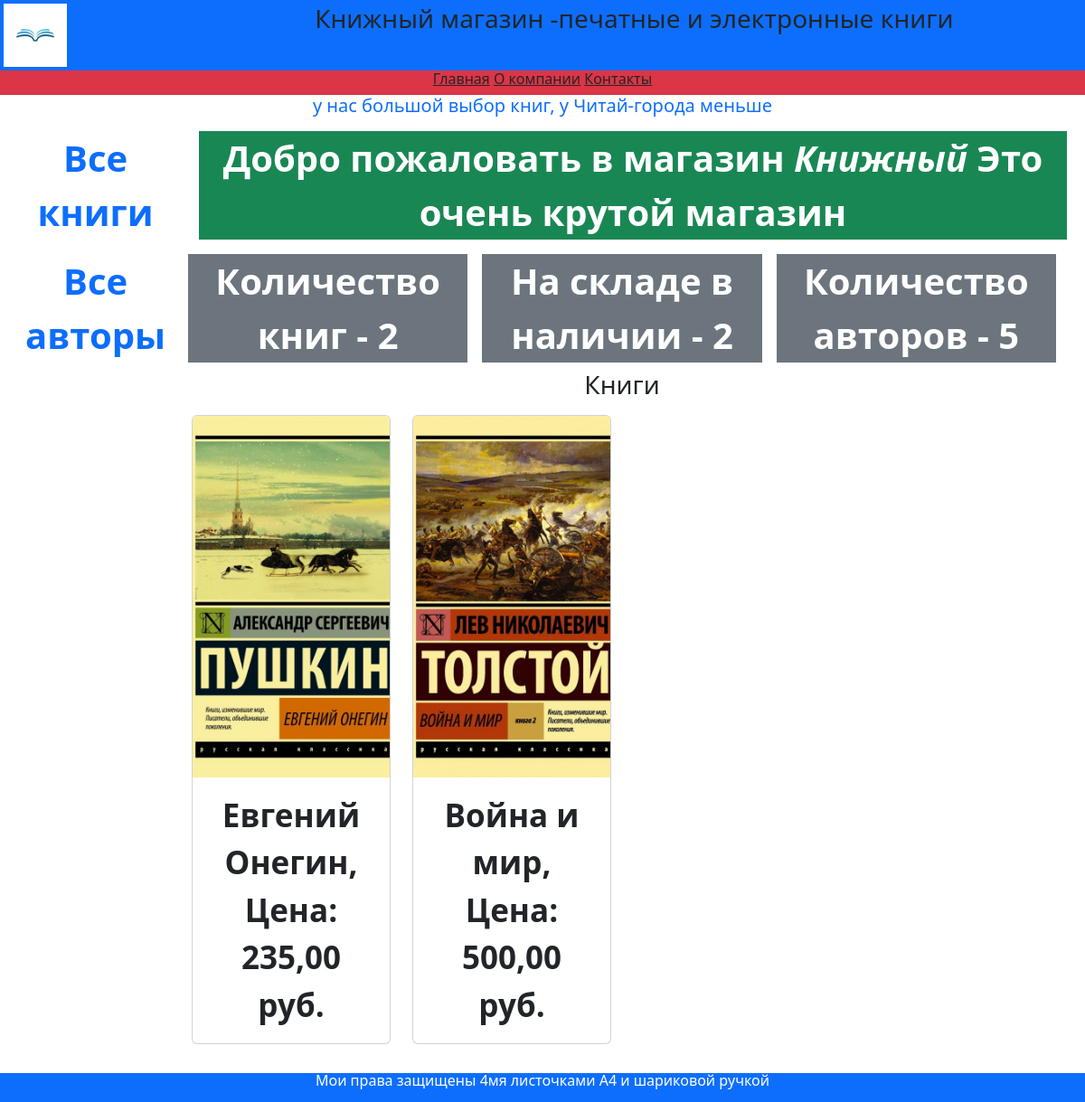
The page / on the database its author committed.
### catalog/models.py (models this page shows, shortened)
class Book(models.Model):
    title = models.CharField(max_length=200,
                             help_text='Введите название книги',
                              verbose_name='Название книги')
    genre = models.ForeignKey('Genre',on_delete=models.CASCADE,
                             help_text='Выберите жанр для книги',
                              verbose_name='Жанр книги')
    language = models.ForeignKey('Language',on_delete=models.CASCADE,
                             help_text='Выберите язык для книги',
                              verbose_name='Язык книги')
    publisher = models.ForeignKey('Publisher', on_delete=models.CASCADE,
                              help_text='Выберите издательство книги',
                              verbose_name='Издательство книги')
    year = models.CharField(max_length=4,
                            help_text='Введите год издания книги',
                            verbose_name='Год издания')
    author = models.ManyToManyField('Author',
                                    help_text='Выберите автора',
                                    verbose_name='Автор книги')
    summary = models.TextField(max_length=1000,
                               help_text='Введите краткое описание книги',
                               verbose_name='Аннотация книги')
    isbn = models.CharField(max_length=13,
                            help_text='Должно содержать 13 символов',
                            verbose_name='ISBN книги')
    price = models.DecimalField(decimal_places=2, max_digits=7,
                                help_text='Введите цену книги',
                                verbose_name='Цена (руб.)')
    photo = models.ImageField(upload_to='images',
                              help_text='Введите избражение обложки',
                              verbose_name='Изображение обложки')
    def display_author(self):
        return ', '.join([author.last_name for author in self.author.all ()])
    display_author.short_descriptions = 'Авторы'

### catalog/views.py (the view)
# urls.py: path('', views.index, name='index'),
def index(request):
    text_head = 'у нас большой выбор книг, у Читай-города меньше'
    books = Book.objects.all()
    num_books = Book.objects.all().count()
    num_instance = BookInstance.objects.all().count()
    num_instance_available =\
        BookInstance.objects.filter(status__exact=3).count()
    author = Author.objects
    num_author = Author.objects.count()
    num_visits = request.session.get("num_visits", 0)
    request.session['num_visits'] = num_visits + 1
    context = {'text_head': text_head,
               'books': books, 'num_books':num_books,
               'num_instance': num_instance,
               'num_instance_available': num_instance_available,
               'author': author, 'num_author': num_author,
               'num_visits': num_visits}
    return render(request, 'catalog/index.html', context)

### catalog/templates/catalog/index.html
{% extends "catalog/base.html" %}
{% block header %}
    <h5>{{ text_head }}</h5>
{% endblock header %}
{% block content %}
    <div class="container-fluid my-2">
        <div class="row bg-success text-white mx-2">
            <div class="col text-center">
                <div>Добро пожаловать в магазин <em>Книжный</em>
                    Это очень крутой магазин</div>
            </div>
        </div>
    </div>
    <div class="row my-2 text-white">
        <div class="col mx-2 bg-secondary">Количество книг
            - {{num_books}}</div>
        <div class="col mx-2 bg-secondary">На складе
            в наличии - {{num_instance_available}}</div>
        <div class="col mx-2 bg-secondary">Количество авторов -
        {{num_author}}</div>
    </div>
    <div class="row text-center text-dark lh-2">
        <h3>Книги</h3>
    </div>
    {% if num_books > 0 %}
    <div class="row my-2">
        {% for obj in books %}
            <div class="col-md-3 mb-4">
                <div class="card h-100">
                    <img src="{{ obj.photo.url }}" alt="Лого книги"
                         class="card-img-top"
                         style="height: 400px; object-fit: cover;">
                    <div class="card-body">
                        <p class="card-text small">
                            {{ obj.title }}, Цена: {{ obj.price }} руб.
                        </p>
                    </div>
                </div>
            </div>
        {% endfor %}
    </div>
    {% endif %}
{% endblock content %}

### rows shown on the page
Book: photo (picture), title "Евгений Онегин", price "235,00"
Book: photo (picture), title "Война и мир", price "500,00"

### other values the page prints
{{ text_head }} "у нас большой выбор книг, у Читай-города меньше"
{{ num_books }} "2"
{{ num_instance_available }} "2"
{{ num_author }} "5"
